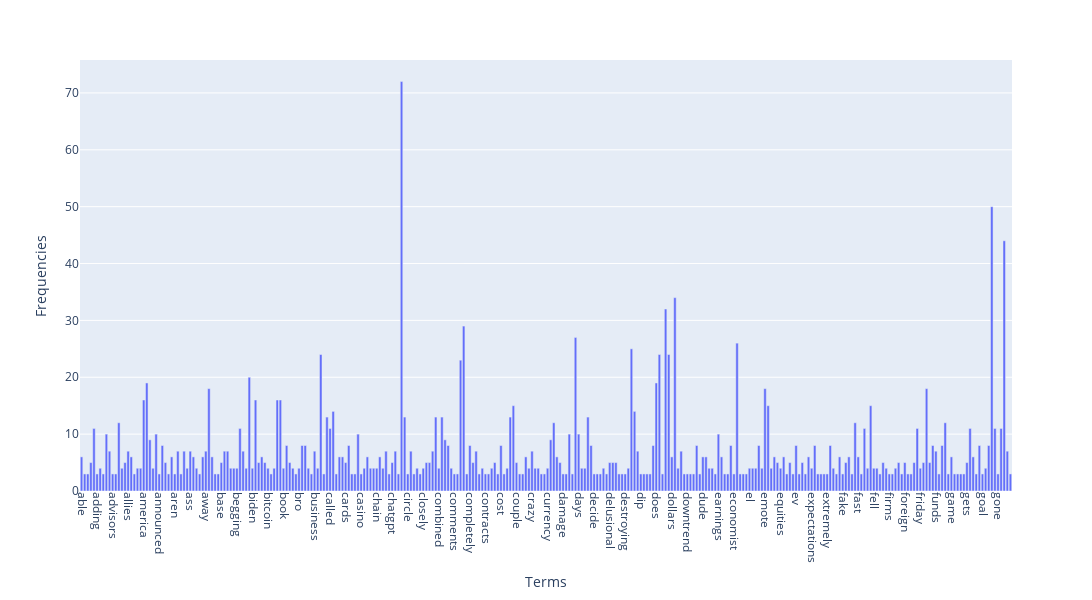

Notebook code cell kept with this figure:
### Markdown cell above
一樣的東西，但是改成互動式

### Code cell
import plotly.express as px

fig = px.bar(
    x=terms[:300],
    y=term_freq[:300],
    labels={'x': 'Terms', 'y': 'Frequencies'}
)

fig.update_layout(
    xaxis_tickangle=90,
    width=1200,
    height=600
)

### Figure 1 — Plotly figure (JSON) as saved in the notebook; plotly's stock layout.template omitted (floating-point values rounded to 4 significant figures; data arrays with more than 128 entries replaced by an {"elided": "..."} marker saying what was removed)
{"data": [{"alignmentgroup": "True", "hovertemplate": "Terms=%{x}<br>Frequencies=%{y}<extra></extra>", "legendgroup": "", "marker": {"color": "#636efa", "pattern": {"shape": ""}}, "name": "", "offsetgroup": "", "orientation": "v", "showlegend": false, "textposition": "auto", "type": "bar", "x": {"elided": "300 str values"}, "xaxis": "x", "y": {"elided": "300 int values"}, "yaxis": "y"}], "layout": {"barmode": "relative", "height": 600, "legend": {"tracegroupgap": 0}, "margin": {"t": 60}, "width": 1200, "xaxis": {"anchor": "y", "domain": [0, 1], "tickangle": 90, "title": {"text": "Terms"}}, "yaxis": {"anchor": "x", "domain": [0, 1], "title": {"text": "Frequencies"}}}}
